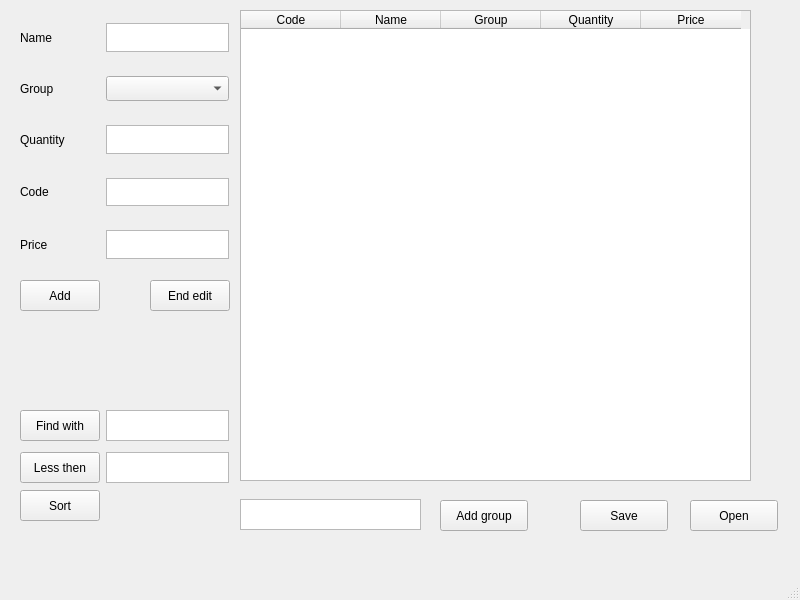
<?xml version="1.0" encoding="UTF-8"?>
<ui version="4.0">
 <class>MainWindow</class>
 <widget class="QMainWindow" name="MainWindow">
  <property name="geometry">
   <rect>
    <x>0</x>
    <y>0</y>
    <width>800</width>
    <height>600</height>
   </rect>
  </property>
  <property name="windowTitle">
   <string>MainWindow</string>
  </property>
  <widget class="QWidget" name="centralwidget">
   <widget class="QTableWidget" name="tableWidget">
    <property name="geometry">
     <rect>
      <x>240</x>
      <y>10</y>
      <width>511</width>
      <height>471</height>
     </rect>
    </property>
    <column>
     <property name="text">
      <string>Code</string>
     </property>
    </column>
    <column>
     <property name="text">
      <string>Name</string>
     </property>
    </column>
    <column>
     <property name="text">
      <string>Group</string>
     </property>
    </column>
    <column>
     <property name="text">
      <string>Quantity</string>
     </property>
    </column>
    <column>
     <property name="text">
      <string>Price</string>
     </property>
    </column>
   </widget>
   <widget class="QPushButton" name="open_button">
    <property name="geometry">
     <rect>
      <x>690</x>
      <y>500</y>
      <width>88</width>
      <height>31</height>
     </rect>
    </property>
    <property name="text">
     <string>Open</string>
    </property>
   </widget>
   <widget class="QPushButton" name="save_button">
    <property name="geometry">
     <rect>
      <x>580</x>
      <y>500</y>
      <width>88</width>
      <height>31</height>
     </rect>
    </property>
    <property name="text">
     <string>Save</string>
    </property>
   </widget>
   <widget class="QPushButton" name="addGroup_textEdit">
    <property name="geometry">
     <rect>
      <x>440</x>
      <y>500</y>
      <width>88</width>
      <height>31</height>
     </rect>
    </property>
    <property name="text">
     <string>Add group</string>
    </property>
   </widget>
   <widget class="QTextEdit" name="newGroup_textEdit">
    <property name="geometry">
     <rect>
      <x>240</x>
      <y>499</y>
      <width>181</width>
      <height>31</height>
     </rect>
    </property>
   </widget>
   <widget class="QComboBox" name="group_comboBox">
    <property name="geometry">
     <rect>
      <x>106</x>
      <y>76</y>
      <width>123</width>
      <height>25</height>
     </rect>
    </property>
   </widget>
   <widget class="QTextEdit" name="code_textEdit">
    <property name="geometry">
     <rect>
      <x>106</x>
      <y>178</y>
      <width>123</width>
      <height>28</height>
     </rect>
    </property>
   </widget>
   <widget class="QLabel" name="label_2">
    <property name="geometry">
     <rect>
      <x>20</x>
      <y>178</y>
      <width>35</width>
      <height>28</height>
     </rect>
    </property>
    <property name="text">
     <string>Code</string>
    </property>
   </widget>
   <widget class="QLabel" name="label_4">
    <property name="geometry">
     <rect>
      <x>20</x>
      <y>76</y>
      <width>42</width>
      <height>25</height>
     </rect>
    </property>
    <property name="text">
     <string>Group</string>
    </property>
   </widget>
   <widget class="QTextEdit" name="price_textEdit">
    <property name="geometry">
     <rect>
      <x>106</x>
      <y>230</y>
      <width>123</width>
      <height>29</height>
     </rect>
    </property>
   </widget>
   <widget class="QLabel" name="label_3">
    <property name="geometry">
     <rect>
      <x>20</x>
      <y>125</y>
      <width>60</width>
      <height>29</height>
     </rect>
    </property>
    <property name="text">
     <string>Quantity</string>
    </property>
   </widget>
   <widget class="QLabel" name="label_5">
    <property name="geometry">
     <rect>
      <x>20</x>
      <y>23</y>
      <width>40</width>
      <height>29</height>
     </rect>
    </property>
    <property name="text">
     <string>Name</string>
    </property>
   </widget>
   <widget class="QTextEdit" name="name_textEdit">
    <property name="geometry">
     <rect>
      <x>106</x>
      <y>23</y>
      <width>123</width>
      <height>29</height>
     </rect>
    </property>
   </widget>
   <widget class="QTextEdit" name="quantity_textEdit">
    <property name="geometry">
     <rect>
      <x>106</x>
      <y>125</y>
      <width>123</width>
      <height>29</height>
     </rect>
    </property>
   </widget>
   <widget class="QLabel" name="label">
    <property name="geometry">
     <rect>
      <x>20</x>
      <y>230</y>
      <width>34</width>
      <height>29</height>
     </rect>
    </property>
    <property name="text">
     <string>Price</string>
    </property>
   </widget>
   <widget class="QTextEdit" name="less_then_textEdit">
    <property name="geometry">
     <rect>
      <x>106</x>
      <y>452</y>
      <width>123</width>
      <height>31</height>
     </rect>
    </property>
   </widget>
   <widget class="QPushButton" name="add_button">
    <property name="geometry">
     <rect>
      <x>20</x>
      <y>280</y>
      <width>80</width>
      <height>31</height>
     </rect>
    </property>
    <property name="text">
     <string>Add</string>
    </property>
   </widget>
   <widget class="QTextEdit" name="find_with_textEdit">
    <property name="geometry">
     <rect>
      <x>106</x>
      <y>410</y>
      <width>123</width>
      <height>31</height>
     </rect>
    </property>
   </widget>
   <widget class="QPushButton" name="find_with_button">
    <property name="geometry">
     <rect>
      <x>20</x>
      <y>410</y>
      <width>80</width>
      <height>31</height>
     </rect>
    </property>
    <property name="text">
     <string>Find with</string>
    </property>
   </widget>
   <widget class="QPushButton" name="less_then_button">
    <property name="geometry">
     <rect>
      <x>20</x>
      <y>452</y>
      <width>80</width>
      <height>31</height>
     </rect>
    </property>
    <property name="text">
     <string>Less then</string>
    </property>
   </widget>
   <widget class="QPushButton" name="sort_button">
    <property name="geometry">
     <rect>
      <x>20</x>
      <y>490</y>
      <width>80</width>
      <height>31</height>
     </rect>
    </property>
    <property name="text">
     <string>Sort</string>
    </property>
   </widget>
   <widget class="QPushButton" name="endEdit_button">
    <property name="geometry">
     <rect>
      <x>150</x>
      <y>280</y>
      <width>80</width>
      <height>31</height>
     </rect>
    </property>
    <property name="text">
     <string>End edit</string>
    </property>
   </widget>
  </widget>
  <widget class="QMenuBar" name="menubar">
   <property name="geometry">
    <rect>
     <x>0</x>
     <y>0</y>
     <width>800</width>
     <height>22</height>
    </rect>
   </property>
  </widget>
  <widget class="QStatusBar" name="statusbar"/>
 </widget>
 <resources/>
 <connections/>
</ui>
